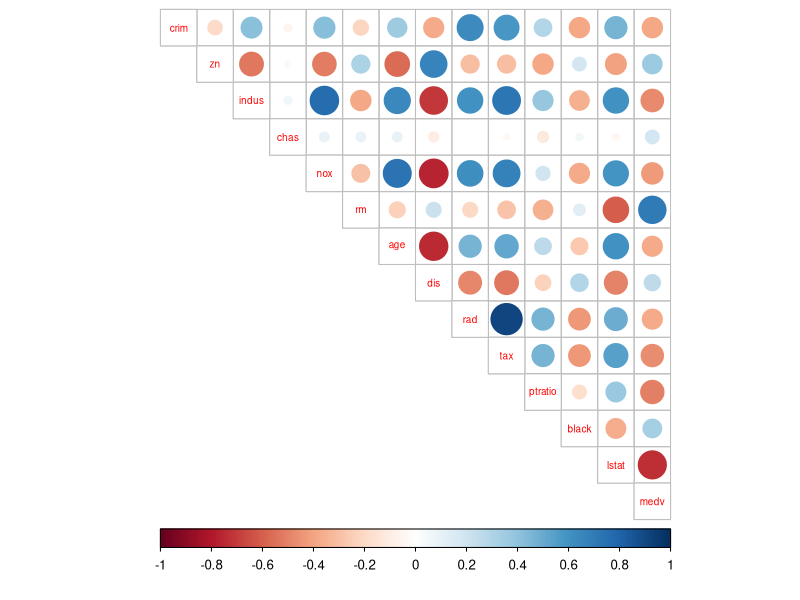
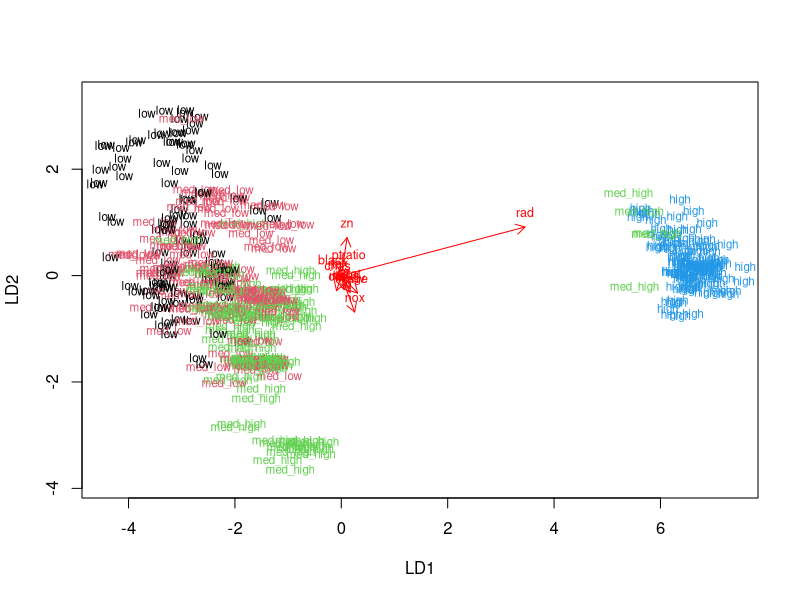
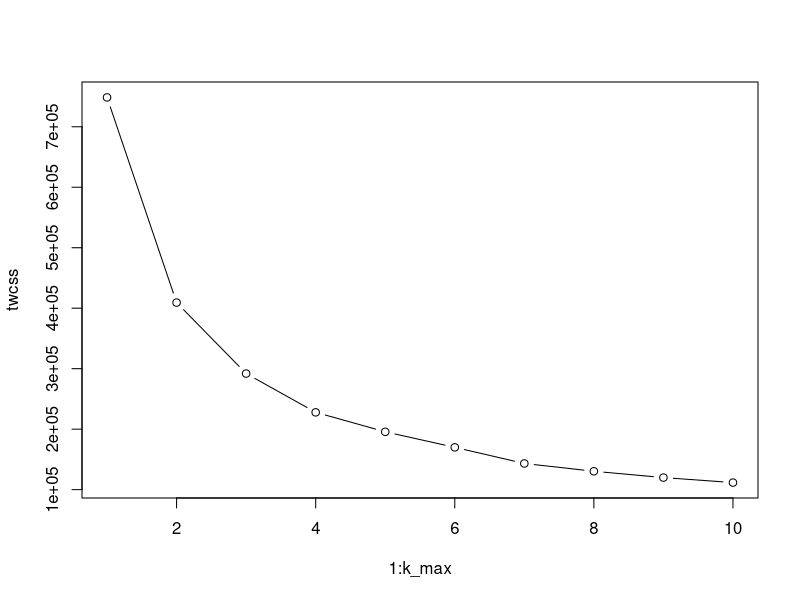
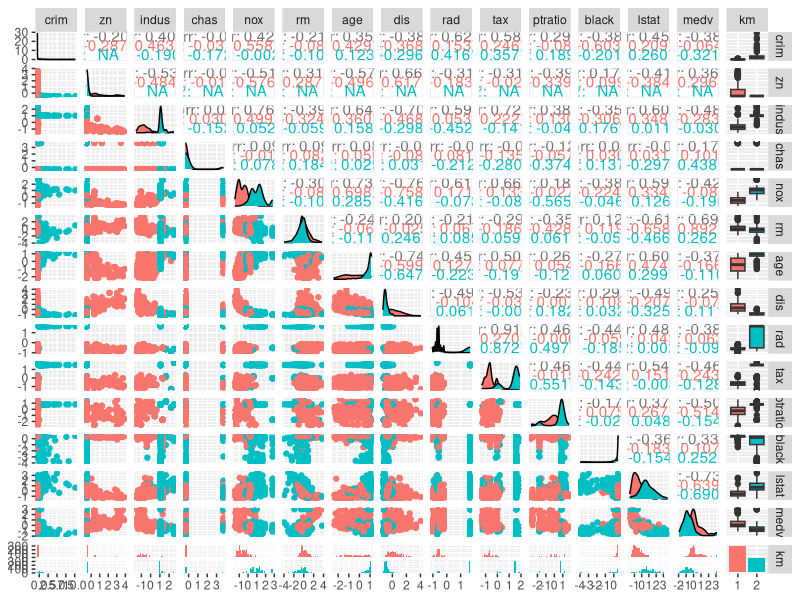

R code for these plots, in order:
## ---- chunk 1
library(MASS)
data("Boston")
str(Boston)
dim(Boston)

## ---- chunk 2
summary(Boston)
## ---- chunk 3
library(dplyr); library(MASS); library(corrplot)
cor_matrix<-cor(Boston) %>% round(digits=2)
cor_matrix
corrplot(cor_matrix, method="circle", type="upper", cl.pos="b", tl.pos="d", tl.cex=0.6)
## ---- chunk 4
boston_scaled <- scale(Boston)
summary(boston_scaled)
class(boston_scaled)
boston_scaled<- as.data.frame(boston_scaled)
boston_scaled
## ---- chunk 5
boston_scaled <- scale(Boston)
boston_scaled<- as.data.frame(boston_scaled)
scaled_crim <- boston_scaled$crim
summary(scaled_crim)
crim_quant <- quantile(scaled_crim)
crime <- cut(scaled_crim, breaks = crim_quant, include.lowest = TRUE, labels = c("low", "med_low", "med_high", "high"))

table(crime)
boston_scaled <- dplyr::select(boston_scaled, -crim)

boston_scaled <- data.frame(boston_scaled, crime)
## ---- chunk 6
n <- nrow(boston_scaled)
random <- sample(n,  size = n * 0.8)
# train set
train <- boston_scaled[random,]
# test set 
test <- boston_scaled[-random,]
#save crime from test
correct_classes <- test$crime
# remove crime from test data
test <- dplyr::select(test, -crime)
## ---- chunk 7
# linear discriminant analysis
lda.fit <- lda(formula= crime ~ ., data = train)

lda.fit

# the function for lda biplot arrows
lda.arrows <- function(x, myscale = 1, arrow_heads = 0.1, color = "red", tex = 0.75, choices = c(1,2)){
  heads <- coef(x)
  arrows(x0 = 0, y0 = 0, 
         x1 = myscale * heads[,choices[1]], 
         y1 = myscale * heads[,choices[2]], col=color, length = arrow_heads)
  text(myscale * heads[,choices], labels = row.names(heads), 
       cex = tex, col=color, pos=3)
}

# target classes as numeric
classes <- as.numeric(train$crime)

# plot the lda results
plot(lda.fit, dimen = 2, col=classes, pch=classes)
lda.arrows(lda.fit, myscale = 1)
## ---- chunk 8
# predict classes with test data
lda.pred <- predict(lda.fit, newdata = test)

# cross tabulate the results
table(correct = correct_classes, predicted = lda.pred$class)
## ---- chunk 9
data("Boston")
boston_scaled2 <- scale(Boston)
summary(boston_scaled2)
class(boston_scaled2)
boston_scaled2<- as.data.frame(boston_scaled2)
boston_scaled2
## ---- chunk 10

dist_eu <- dist(boston_scaled2)

# look at the summary of the distances
summary(dist_eu)


## ---- chunk 11
library(ggplot2); library(GGally)
set.seed(123)

# euclidean distance matrix

# determine the number of clusters
k_max <- 10

# calculate the total within sum of squares
twcss <- sapply(1:k_max, function(k){kmeans(dist_eu, k)$tot.withinss})

# visualize the results
plot(1:k_max, twcss, type='b')

# k-means clustering
km <-kmeans(dist_eu, centers = 2)

boston_scaled2$km <- as.factor(km$cluster)

# plot the Boston dataset with clusters
ggpairs(boston_scaled2, ggplot2::aes(colour=km))
